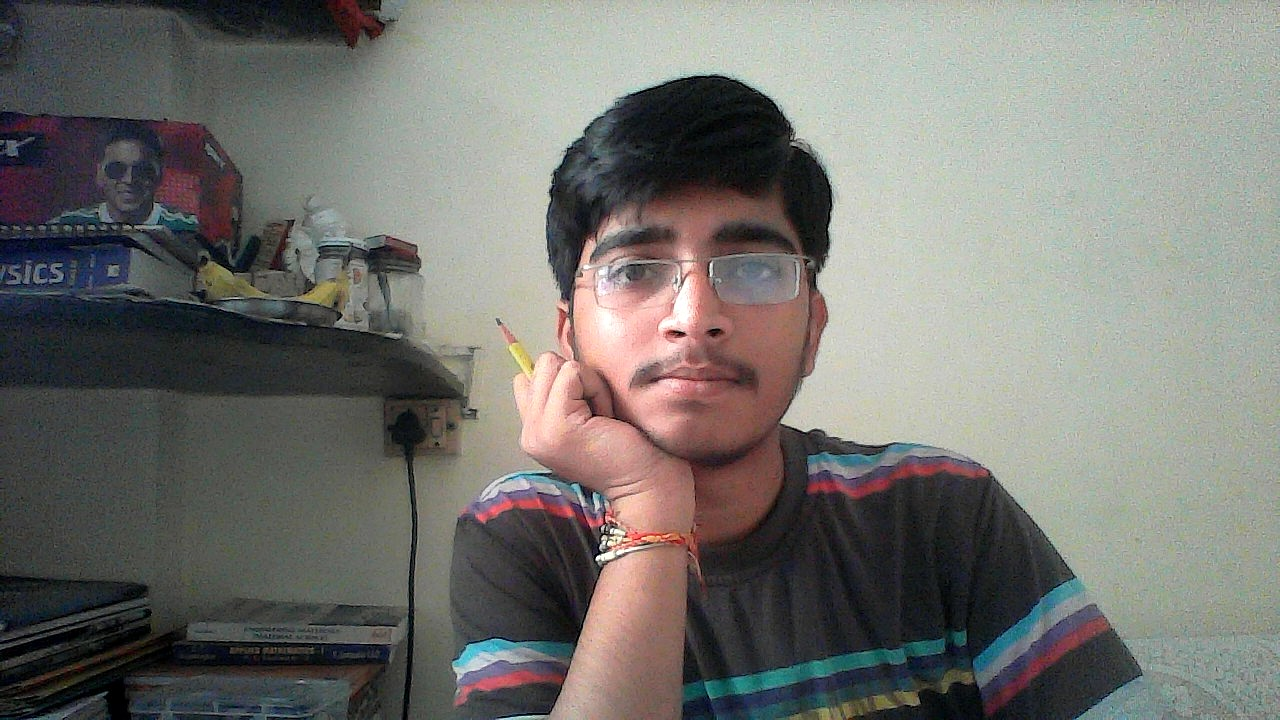
#> input picture ip python/WIN_20161102_150916.JPG, 1280 x 720 px, found by its file name
$ python 'bitwise and.py'
#> lines starting #> are read from the running program, lines starting #| are printed output that depends on the picture; after the words box and inside, x2 and y2 are one past the last pixel; in counts of white or black regions, pixels touching at a corner belong together
import cv2
import numpy as np

img1 = cv2.imread('WIN_20161102_150916.jpg')
#> img1 is the input picture: shape (720, 1280, 3); mean B, G, R 112.1, 116.5, 117.2
img2 = cv2.imread('ID-100152582.jpg')
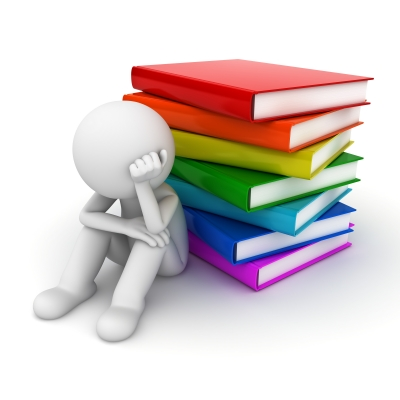
#> input picture ip python/ID-100152582.jpg, 400 x 400 px
#> img2 is the input picture: shape (400, 400, 3); mean B, G, R 205.2, 206.8, 215.6

# I want to put logo on top-left corner, So I create a ROI
rows,cols,channels = img2.shape
#> rows = 400; cols = 400; channels = 3
roi = img1[0:rows, 0:cols ]
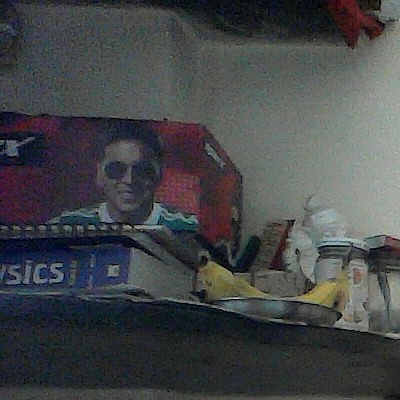
#> roi: shape (400, 400, 3); mean B, G, R 72.7, 70.9, 68.7

# Now create a mask of logo and create its inverse mask also
img2gray = cv2.cvtColor(img2,cv2.COLOR_BGR2GRAY)
ret, mask = cv2.threshold(img2gray, 250, 255, cv2.THRESH_BINARY)
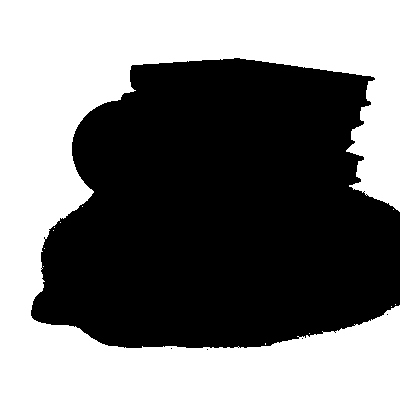
#> mask: shape (400, 400); 47.2% white; 12 white regions (11 under 20 px), largest, box (x1, y1, x2, y2) and area: (0, 0, 400, 400) 75484
mask_inv = cv2.bitwise_not(mask)

# Now black-out the area of logo in ROI
img1_bg = cv2.bitwise_and(roi,roi,mask = mask)
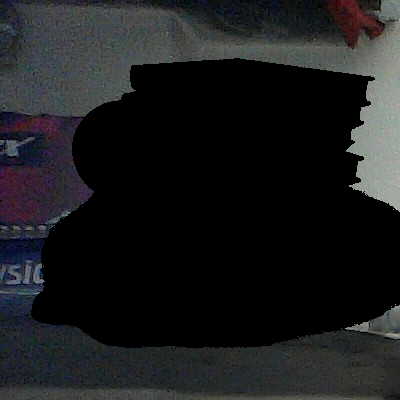
#> img1_bg: shape (400, 400, 3); mean B, G, R 30.1, 28.8, 27.9

# Take only region of logo from logo image.
img2_fg = cv2.bitwise_and(img2,img2,mask = mask_inv)
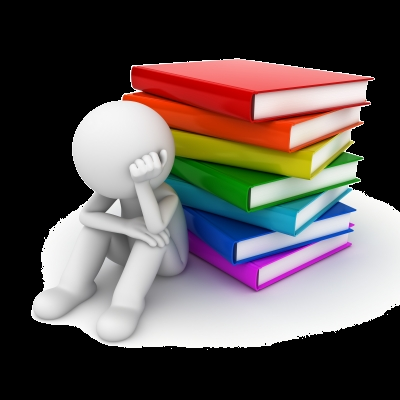
#> img2_fg: shape (400, 400, 3); mean B, G, R 85, 86.6, 95.3

# Put logo in ROI and modify the main image
dst = cv2.add(img1_bg,img2_fg)
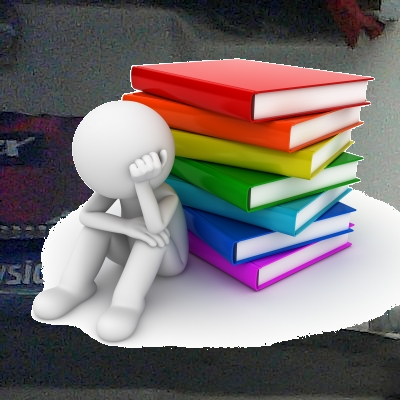
#> dst: shape (400, 400, 3); mean B, G, R 115.1, 115.3, 123.2
img1[0:rows, 0:cols ] = dst
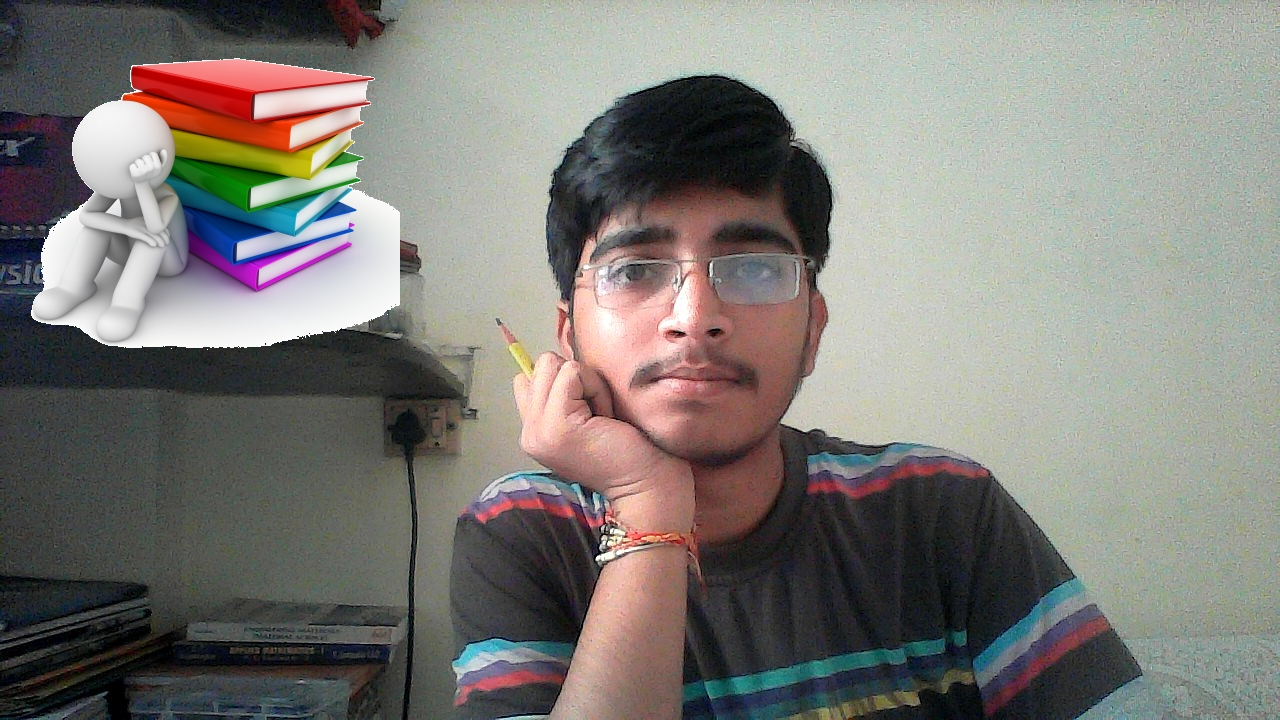
#> img1: shape (720, 1280, 3); mean B, G, R 119.5, 124.3, 126.7

cv2.imshow('res',img1)
cv2.waitKey(0)
cv2.destroyAllWindows()
